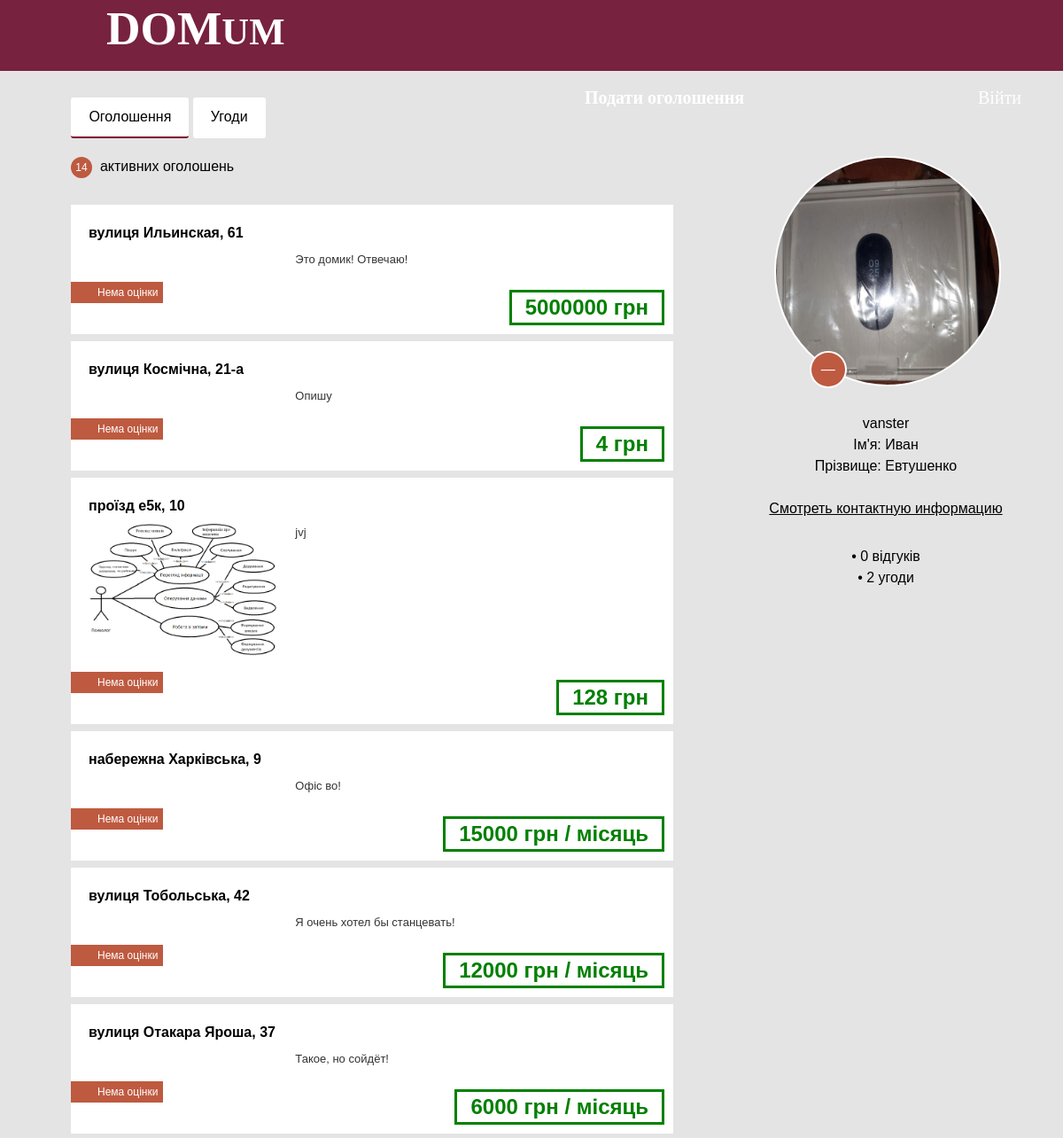
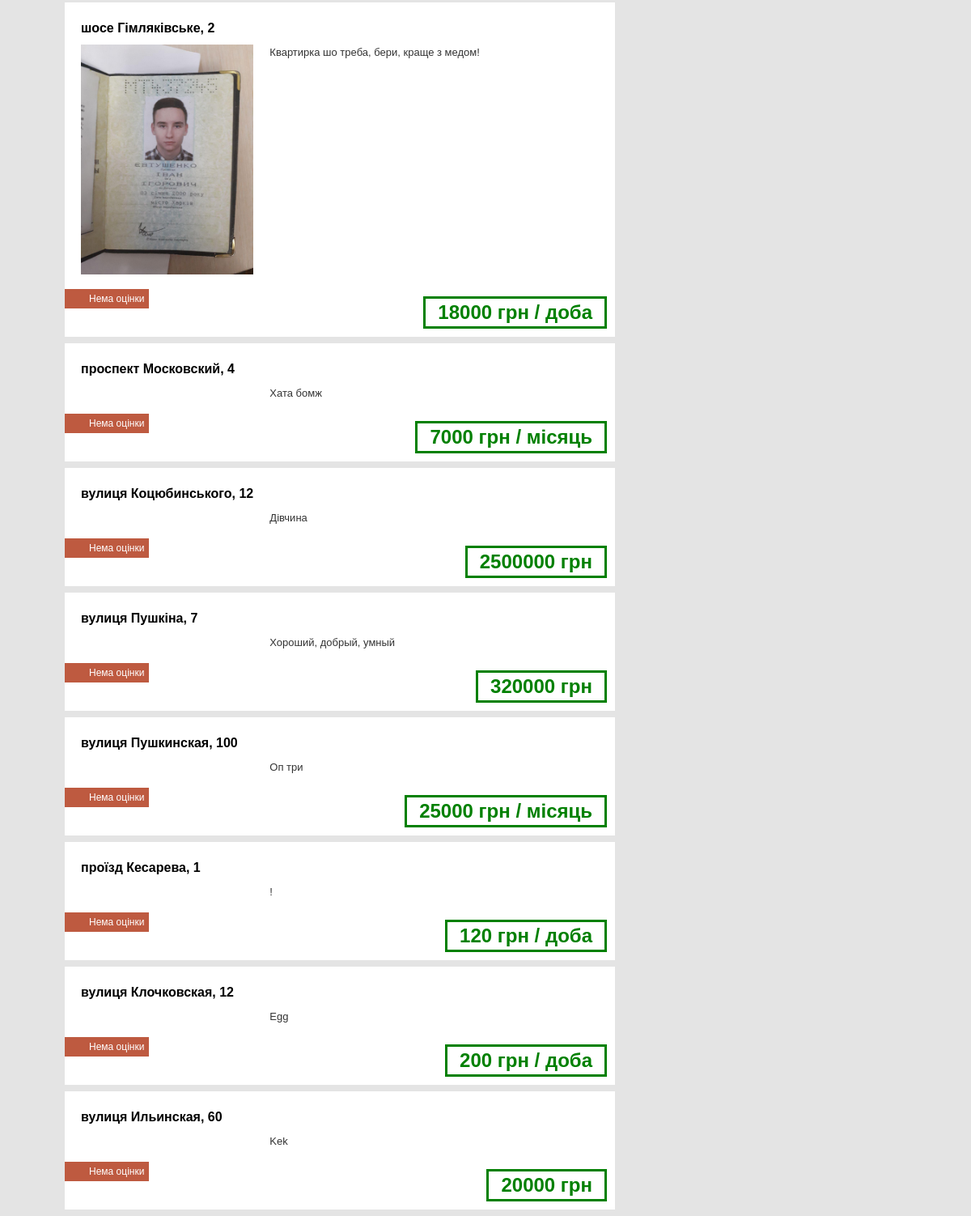
Page /users/25/ on the committed database (2 pictures, top to bottom).
### app/models.py (models this page shows, shortened)
class Announcement(models.Model):
    real_type = models.ForeignKey(RealType, on_delete=models.CASCADE, default=0)
    district = models.ForeignKey(District, on_delete=models.CASCADE, default=0)
    street_type = models.ForeignKey(StreetType, on_delete=models.CASCADE, default=0)
    owner = models.ForeignKey(settings.AUTH_USER_MODEL, on_delete=models.CASCADE)
    station = models.ForeignKey(MetroStation, on_delete=models.CASCADE, default=0)
    price = models.IntegerField(default=20000, help_text="Укажите цену в долларах США")
    distance_to_metro = models.IntegerField(default=300, help_text="Укажите расстояние в метрах")
    area = models.IntegerField(default=40, help_text="Укажите площадь в квадратных метрах")
    repairs = models.IntegerField(default=3, choices=[(0, '0'), (1, '1'), (2, '2'), (3, '3'), (4, '4'), (5, '5')],
                                  help_text="Оцените уровень ремонта по шкале от 0 до 5")
    metro_id = models.IntegerField(default=0)
    floor = models.IntegerField(default=1, help_text="Укажите номер этажа")
    rooms_number = models.IntegerField(default=1, help_text="Укажите количество комнат")
    beds = models.IntegerField(default=1, help_text="Укажите количество спальных мест")
    furniture = models.BooleanField(default=False)
    garage = models.BooleanField(default=False)
    street = models.CharField(max_length=30, default='', help_text="Укажите название улицы")
    home_number = models.CharField(max_length=5, default='1', help_text="Укажите номер дома")
    date = models.DateField(default=timezone.now)
    comment = models.TextField(default='', help_text="Добавьте комментарий о квартире", null=True, blank=True)
    img_path = 'images/announcements/'
    photo1 = models.ImageField(null=True, blank=True, upload_to=img_path)
    photo2 = models.ImageField(null=True, blank=True, upload_to=img_path)
    photo3 = models.ImageField(null=True, blank=True, upload_to=img_path)
    photo4 = models.ImageField(null=True, blank=True, upload_to=img_path)
    photo5 = models.ImageField(null=True, blank=True, upload_to=img_path)
    photo6 = models.ImageField(null=True, blank=True, upload_to=img_path)
    photo7 = models.ImageField(null=True, blank=True, upload_to=img_path)
    photo8 = models.ImageField(null=True, blank=True, upload_to=img_path)
    def form_rate(self, transform=True, need_round=True, feedbacks=None):
        if feedbacks is None:
            feedbacks = self.find_feedbacks()
        av_rate = -1
        if transform:
            if av_rate == -1:
                av_rate = 'Нема оцінки'
            else:
                av_rate = 'Бал: ' + str(av_rate) + ' / 10'
        return av_rate
    def find_feedbacks(self):
        return Feedback.objects.filter(deal__announcement__pk=self.pk)

class StreetType(models.Model):
    name = models.CharField(max_length=30)
    def __str__(self):
        return self.name

### app/views.py (the view)
# urls.py: path('users/<int:pk>/', views.profile_view, name='profile'),
def profile_view(request, pk):
    user = get_object_or_404(User, pk=pk)
    try:
        person = Person.objects.get(user=user)
    except:
        person = None
    announcements = Announcement.objects.filter(owner=user).order_by('-date')
    feedbacks = Feedback.objects.filter(deal__announcement__owner=user)
    deals = list(Deal.objects.filter(announcement__owner=user))
    limit = len(deals)
    anti_deals = list(Deal.objects.filter(buyer=user))
    deals += anti_deals
    if len(feedbacks) > 0:
        rate = sum([i.rate for i in feedbacks]) / len(feedbacks)
        rate = round(rate, 1)
        if int(rate) == rate:
            rate = int(rate)
    else:
        rate = '—'
    return render(request, 'app/personal_area.html', {'person': person, 'person_user': user,
                                                      'announcements': announcements, 'rate': rate,
                                                      'feedbacks': len(feedbacks), 'deals': deals, 'limit': limit})

### app/templates/app/personal_area.html (shortened to what this page needs)
{% extends 'app/base.html' %}
{% load static %}
{% block styles %}
    <link rel="stylesheet" href="{% static 'css/search&anview.css' %}">
    {% endblock %}
{% block content %}
	<div class="tabs-block">
		<div class="tabs-item" id="tab1">Оголошення</div>
		<div class="tabs-item" id="tab2">Угоди</div>
	</div>
	<div class="container-personal">
		<div class="ads-container" id="ads">
			<div class="ads-blck">
				<div class="ads-itm ads-counter"><span class="ads-count">{{ announcements|length }}</span>&nbsp;&nbsp;активних оголошень</div>
			</div>
            {% for announcement in announcements %}
			<a class="card" href="{% url 'announcement_view' pk=announcement.pk %}">
            {% if announcement.rent %}
            {% else %}
            {% include 'app/sale_ap_view.html' %}
            {% endif %}
			</a>
            {% endfor %}
		</div>
		<div class="account-container">
			<div class="account-photo" id="account_photo">
				<div class="account-rating">{{ rate }}</div>
			</div>
			<div class="account-block">
				<div class="account-info" id="last_name">{{ person_user.username }}</div>
                {% if person_user.first_name %}
				<div class="account-info" id="last_name">Ім'я: {{ person_user.first_name }}</div>
                {% endif %}
            {% if person_user.last_name %}
				<div class="account-info" id="first_name">Прізвище: {{ person_user.last_name }}</div>
            {% endif %}
			</div>
            {% if user.is_authenticated %}
			<div class="account-block">
				<div class="account-info" id="email">Поштова адреса: {{ person_user.email }}</div>
                {% if person.phone %}
				<div class="account-info" id="phone">Телефон: {{ person.phone }}</div>
                {% endif %}
			</div>
            {% else %}
                <br><a href="{% url 'login' %}?next=/users/{{ person_user.pk }}" style="color: black"><div class="account-info" id="contact_info"><u>Смотреть контактную информацию</u></div></a>
            {% endif %}
			<div class="account-block">
				<div class="account-info">&bull; <span id="comments_count">{{ feedbacks }}</span>
                    {% if feedbacks == 1 %}
                    відгук
                    {% elif feedbacks > 0 and feedbacks < 5 %}
                    відгуки
                    {% else %}
                    відгуків
                    {% endif %}
                </div>
				<div class="account-info">&bull; <span id="deals_count">{{ deals|length }}</span>
                    {% if deals|length == 1 %}
                    угода
                    {% elif deals|length > 0 and deals|length < 5 %}
                    угоди
                    {% else %}
                    угод
                    {% endif %}
                </div>
			</div>
		</div>
	</div>
{% endblock %}

### app/templates/app/sale_ap_view.html
{% block sale_ap %}
<div class="cards-item">
    <p class="cards-item__title">
                        {{ announcement.street_type }} {{ announcement.street }}, {{ announcement.home_number }}
    </p>
    <div class="cards-item__img">
        <img width="100%" src="/media/{{ announcement.photo1 }}" alt="">
    </div>
    <div class="cards-item__text">{{ announcement.comment }}</div>
    <div class="cards-item__rate">{{ announcement.form_rate }}</div>
    <div class="cards-item__price">{{ announcement.price }} грн
        {% if announcement.real_type.pk == 2 or announcement.real_type.pk == 6 %}
            / місяць
        {% elif announcement.real_type.pk == 3 %}
            / доба
        {% endif %}
    </div>
</div>
{% endblock %}

### app/static/css/search&anview.css (style rules this page uses)
body { background-color: #e4e4e4; font-family: sans-serif; line-height: 1.5em; -webkit-box-sizing: border-box; box-sizing: border-box; overflow-x: hidden; }
.container-personal { display: -ms-grid; display: grid; -ms-grid-columns: 2fr 1fr; grid-template-columns: 2fr 1fr; }
.card { text-decoration: none; }
.cards-item { display: -ms-grid; display: grid; position: relative; -ms-grid-columns: 1fr 2fr; grid-template-columns: 1fr 2fr; background-color: white; margin-bottom: 8px; padding: 20px; padding-bottom: 70px; -webkit-transition-duration: 0.2s; transition-duration: 0.2s; }
.cards-item__title { -ms-grid-column: 1; -ms-grid-column-span: 2; grid-column: 1 / 3; margin-top: 0px; margin-bottom: 0.5em; font-size: 16px; color: black; font-weight: bold; }
.cards-item__text { padding: 0px 20px; font-size: 13px; line-height: 1.5em; color: #333; }
.cards-item__rate { color: white; background-color: #BE5A40; position: absolute; left: 0; bottom: 35px; font-size: 12px; line-height: 1em; padding: 0.5em; padding-left: 30px; }
.cards-item__price { -ms-grid-column: 1; -ms-grid-column-span: 2; grid-column: 1 / 3; position: absolute; right: -10px; bottom: 10px; color: #008000; border: 3px solid #008000; padding: 5px 15px; font-size: 24px; font-weight: bold; }
.tabs-block { padding: 20px 6.7%; -webkit-user-select: none; -moz-user-select: none; -ms-user-select: none; user-select: none; }
.tabs-item { display: inline-block; background-color: white; padding: 10px 20px; border: none; border-bottom: 2px solid transparent; border-radius: 3px; -webkit-transition-duration: 0.2s; transition-duration: 0.2s; cursor: pointer; }
#tab1 { border-bottom: 2px solid #80002e; }
.ads-container { padding-left: 10%; padding-right: 5%; }
.ads-blck { display: -ms-grid; display: grid; -ms-grid-columns: 1fr 1fr; grid-template-columns: 1fr 1fr; margin-bottom: 30px; }
.ads-itm { display: inline-block; }
.ads-counter { -ms-flex-item-align: center; -ms-grid-row-align: center; align-self: center; -ms-grid-column-align: left; justify-self: left; }
.ads-count { background-color: #BE5A40; color: white; display: inline-block; text-align: center; font-size: 12px; line-height: 2em; width: 2em; border-radius: 50%; }
.account-container { padding-left: 5%; padding-right: 5%; }
.account-photo { position: relative; margin-left: 15%; width: 70%; background-image: url("../img/img.jpg"); background-size: cover; background-position: center; border: 2px solid white; border-radius: 50%; }
.account-rating { display: -ms-grid; display: grid; -ms-flex-line-pack: center; align-content: center; -webkit-box-pack: center; -ms-flex-pack: center; justify-content: center; position: absolute; width: 15%; height: 15%; font-size: 100%; top: 85%; left: 15%; background-color: #BE5A40; color: white; border: 2px solid white; border-radius: 50%; }
.account-block { margin-top: 30px; width: 100%; }
.account-info { text-align: center; }

### app/static/css/base_style.css (style rules this page uses)
body { margin: 0; padding: 0; }
a,p { margin: 0; padding: 0; text-decoration: none; }

### rows in the picture
Announcement: street_type "вулиця", street "Ильинская", home_number "61", comment "Это домик! Отвечаю!", form_rate "Нема оцінки", price "5000000"
Announcement: street_type "вулиця", street "Космічна", home_number "21-а", comment "Опишу", form_rate "Нема оцінки", price "4"
Announcement: street_type "проїзд", street "е5к", home_number "10", photo1 (picture), comment "jvj", form_rate "Нема оцінки", price "128"
Announcement: street_type "набережна", street "Харківська", home_number "9", comment "Офіс во!", form_rate "Нема оцінки", price "15000", shows "/ місяць"
Announcement: street_type "вулиця", street "Тобольська", home_number "42", comment "Я очень хотел бы станцевать!", form_rate "Нема оцінки", price "12000", shows "/ місяць"
Announcement: street_type "вулиця", street "Отакара Яроша", home_number "37", comment "Такое, но сойдёт!", form_rate "Нема оцінки", price "6000", shows "/ місяць"
Announcement: street_type "шосе", street "Гімляківське", home_number "2", photo1 (picture), comment "Квартирка шо треба, бери, краще з медом!", form_rate "Нема оцінки", price "18000", shows "/ доба"
Announcement: street_type "проспект", street "Московский", home_number "4", comment "Хата бомж", form_rate "Нема оцінки", price "7000", shows "/ місяць"
Announcement: street_type "вулиця", street "Коцюбинського", home_number "12", comment "Дівчина", form_rate "Нема оцінки", price "2500000"
Announcement: street_type "вулиця", street "Пушкіна", home_number "7", comment "Хороший, добрый, умный", form_rate "Нема оцінки", price "320000"
Announcement: street_type "вулиця", street "Пушкинская", home_number "100", comment "Оп три", form_rate "Нема оцінки", price "25000", shows "/ місяць"
Announcement: street_type "проїзд", street "Кесарева", home_number "1", comment "!", form_rate "Нема оцінки", price "120", shows "/ доба"
Announcement: street_type "вулиця", street "Клочковская", home_number "12", comment "Egg", form_rate "Нема оцінки", price "200", shows "/ доба"
Announcement: street_type "вулиця", street "Ильинская", home_number "60", comment "Kek", form_rate "Нема оцінки", price "20000"

### other values in the picture
{{ announcements|length }} "14"
{{ rate }} "—"
{{ person_user.username }} "vanster"
{{ person_user.first_name }} "Иван"
{{ person_user.last_name }} "Евтушенко"
{{ feedbacks }} "0"
{{ deals|length }} "2"
